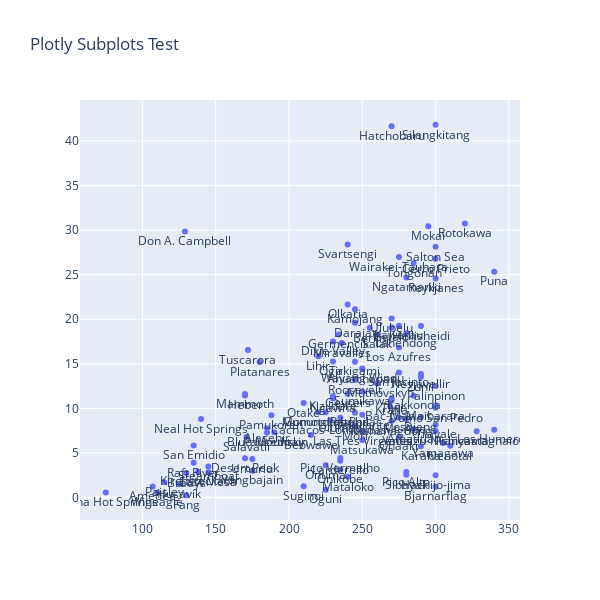

Notebook source saved alongside this figure:
### Markdown cell above
Fitting a trend line to this spread of data is not a good idea. An upper limit line would make more sense. 

Perhaps just present the raw data and point people to the Wilmarth et al (2020) paper for their interpretation. 

Things to do:
- Double check the publication for those points classified 'not on plot'. Have I just missed them?
- Then make a clickable plot for the streamlit app so we can see the field name
- Perhaps also make a pick list so that the plot only shows specific fields you want to look at ("my resource looks like these analogues, so please just show me these ones")

### Code cell
from plotly.subplots import make_subplots
import plotly.graph_objects as go

fig = make_subplots(
    rows=1, 
    cols=1,
    )


fig.append_trace(
    go.Scatter(
        x=pddata.aveT_degC_2020, 
        y=pddata.PwrDens_MWperkm2_2020,
        mode="markers+text",
        text=pddata.Field.values,
        textposition="bottom center",
        ),
    row=1, col=1
)

fig.update_layout(
    height=600, 
    width=600, 
    title_text="Plotly Subplots Test"
)

fig.show()

### Figure 1 — Plotly figure (JSON) as saved in the notebook; plotly's stock layout.template omitted (floating-point values rounded to 4 significant figures)
{"data": [{"mode": "markers+text", "text": ["Ahuachapan", "Alasehir", "Amatitlán", "Amedee", "Bac-Man", "Beowawe", "Berlin", "Bjarnarflag", "Blue Mountain", "Bouillante", "Bradys", "Bulalo", "Cachaços-Lombadas ", "Cerro Prieto", "Chena Hot Springs", "Coso", "Darajat", "Desert Peak", "Dieng", "Dixie Valley", "Domo San Pedro", "Don A. Campbell", "East Mesa", "Fang", "Germencik", "Geysers", "Gunung Patuha", "Hachijo-jima", "Hatchobaru", "Heber", "Hellisheidi", "Husavik", "Kakkonda", "Kamojang", "Karaha", "Kawerau", "Kirchstockach", "Kizildere", "Krafla", "Lahendong", "Larderello", "Las Pailas", "Las Tres Virgenes", "Lihir", "Los Azufres", "Los Humeros", "Mahanagdong", "Maibarara", "Mammoth", "Mataloko", "Matsukawa", "Miravalles", "Mokai", "Momotombo", "Mori", "Mt. Apo ", "Mutnovsky", "Neal Hot Springs", "Nesjavellir", "Ngatamariki", "Ngawha", "Ogiri", "Oguni", "Ohaaki", "Olkaria", "Onikobe", "Onuma", "Otake", "Paisley", "Palinpinon", "Pamukoren", "Pauzetksky", "Piancastagnaio", "Pico Alto", "Pico Vermelho", "Platanares", "Puna", "Raft River", "Reykjanes", "Roosevelt", "Rotokawa", "Salak", "Salavatli", "Salton Sea", "San Emidio", "San Jacinto", "Sibayak", "Silangkitang", "Steamboat", "Suginoi", "Sumikawa", "Svartsengi", "Takigami", "Tiwi", "Tongonan", "Travale", "Tuscarora", "Uenotai", "Ulubelu", "Ulumbu", "Umurlu", "Wairakei-Tauhara", "Wayang Windu", "Wineagle", "Yamagawa", "Yanaizu-Nishiyama", "Yangbajain", "Zunil"], "textposition": "bottom center", "type": "scatter", "x": [250, 185, 285, 107, 269, 215, 255, 300, 185, 250, 130, 270, 228, 300, 75, 275, 245, 170, 290, 230, 300, 129, 145, 130, 234, 240, 225, 300, 270, 170, 290, 125, 285, 245, 290, 275, 138, 230, 270, 280, 235, 245, 250, 220, 275, 340, 270, 300, 170, 240, 250, 236, 295, 220, 245, 280, 260, 140, 290, 280, 230, 230, 225, 275, 240, 235, 225, 210, 115, 300, 188, 190, 328, 280, 235, 180, 340, 135, 300, 245, 320, 260, 171, 300, 135, 275, 280, 300, 145, 210, 250, 240, 245, 270, 285, 300, 172, 310, 270, 235, 175, 275, 250, 110, 305, 300, 175, 290], "xaxis": "x", "y": [14.41, 7.782, 7.692, 1.231, 10.2, 7, 19.05, 1.218, 7.278, 9.274, 2.75, 19.08, 8.667, 26.78, 0.5696, 8.982, 19.61, 4.4, 9.036, 17.52, 10.07, 29.85, 2.827, 0.2519, 18.29, 11.64, 9.578, 2.5, 41.67, 11.45, 19.25, 1.483, 11.43, 21.13, 5.764, 19.29, 2.895, 11.37, 10.88, 18.42, 4.13, 9.513, 7.429, 15.84, 16.84, 7.607, 8.571, 10.3, 11.6, 2.326, 6.443, 17.33, 30.44, 9.553, 8.042, 8.741, 12.78, 8.8, 13.86, 24.68, 11.11, 15.27, 0.8757, 6.818, 21.67, 3.146, 3.632, 10.6, 1.714, 12.5, 9.231, 7.317, 7.447, 2.858, 4.423, 15.2, 25.33, 3.897, 24.57, 13.2, 30.75, 18.28, 6.78, 28.12, 5.846, 14.03, 2.545, 41.83, 3.473, 1.25, 11.88, 28.39, 15.24, 11.14, 26.32, 8.177, 16.56, 5.807, 20.08, 8.941, 4.321, 26.99, 14.49, 0.5385, 6.103, 7.475, 3.007, 13.53], "yaxis": "y"}], "layout": {"height": 600, "title": {"text": "Plotly Subplots Test"}, "width": 600, "xaxis": {"anchor": "y", "domain": [0, 1]}, "yaxis": {"anchor": "x", "domain": [0, 1]}}}
